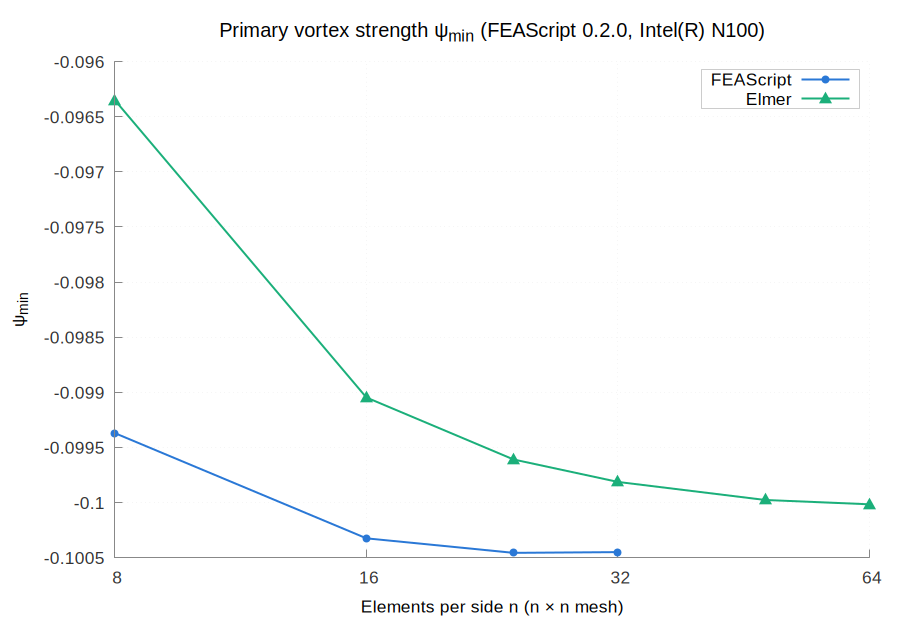

The script that saved this image:
set terminal pngcairo size 900,620 font 'Arial,13'
set border 3 lc rgb '#888888'; set tics nomirror tc rgb '#333333'
set grid lc rgb '#e6e6e6' lw 1; set key top left box lc rgb '#cccccc' opaque
set output 'psi_min.png'
set title 'Primary vortex strength ψ_{min} (FEAScript 0.2.0, Intel(R) N100)' font 'Arial,15'
set logscale x 2; set xlabel 'Elements per side n (n × n mesh)'; set ylabel 'ψ_{min}'
set key top right
plot 'psi_FEAScript_sparse_LU.dat' u 1:2 w lp lw 2 pt 7 ps 1.0 lc rgb '#2a78d6' t 'FEAScript', \
     'psi_Elmer_UMFPACK.dat' u 1:2 w lp lw 2 pt 9 ps 1.6 lc rgb '#1baf7a' t 'Elmer'
